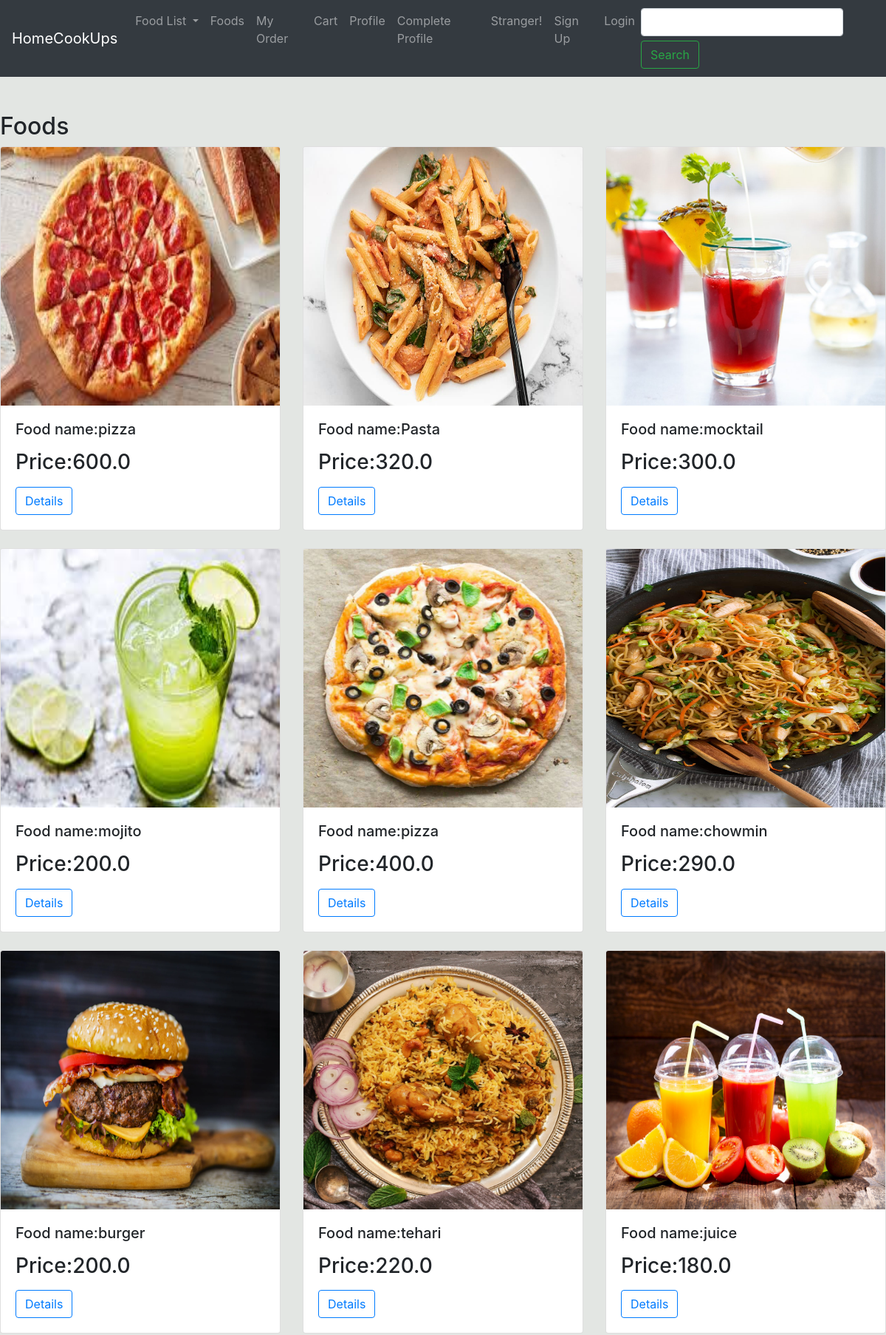
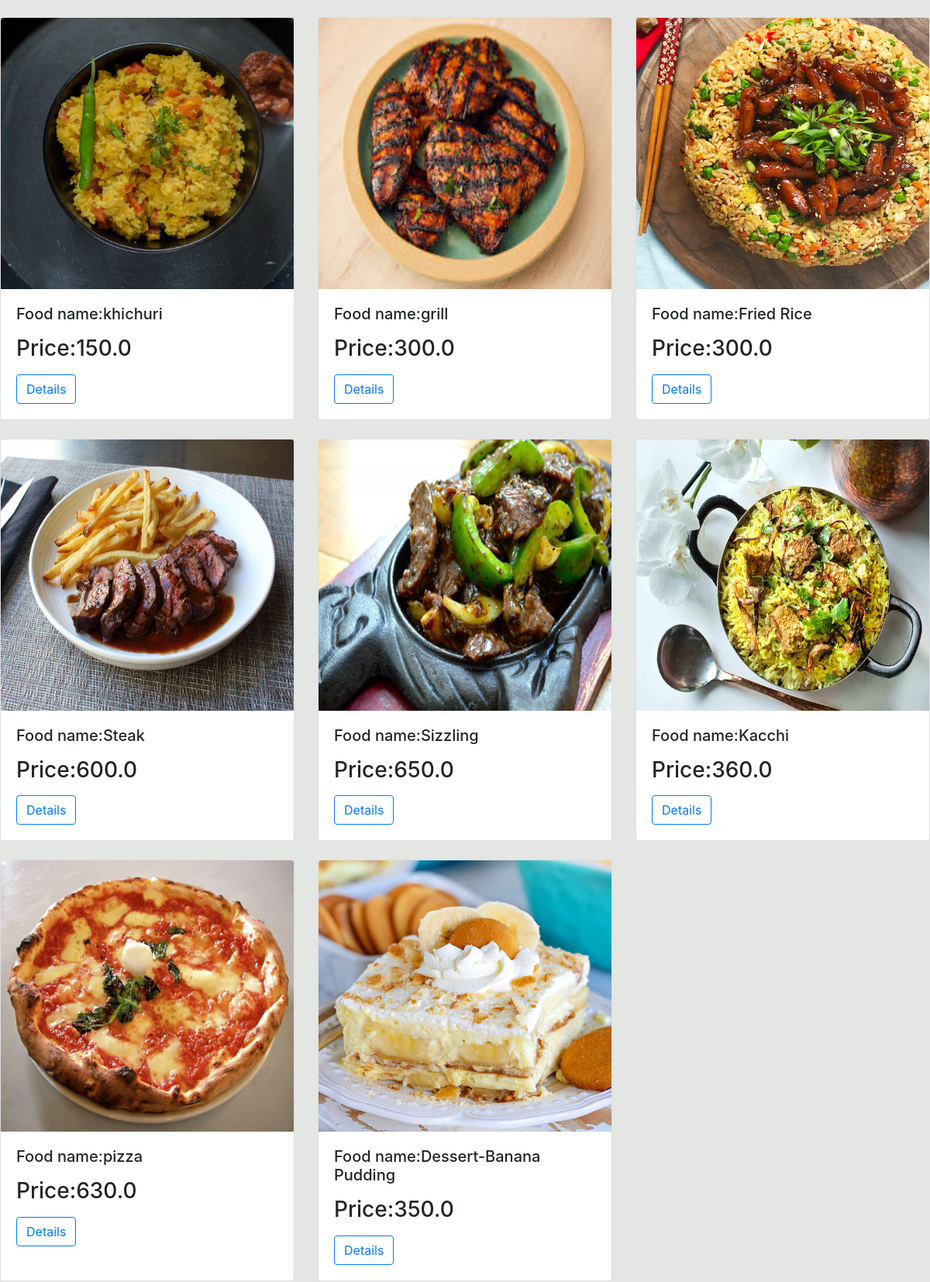
Page /Food/ (upper part) on the committed database (2 pictures, top to bottom).
### FoodManagement/models.py (models this page shows, shortened)
class Food(models.Model):
    Food_Name = models.CharField(max_length=200)
    Food_Price = models.FloatField(max_length=200)
    Food_Category = models.CharField(max_length=50)
    Food_Image = models.ImageField(upload_to='Foods/images/',blank=True, default="images/default.jpg")
    merchant = models.ForeignKey(Merchant,on_delete=models.SET_NULL,null=True)
    user = models.ForeignKey(User, on_delete=models.SET_NULL, null=True, blank=True)
    reviews = models.ManyToManyField(Review)

### FoodManagement/views.py (the view)
# urls.py: path('Food/', food_views.showFoods, name='Food'),
def showFoods(request):
    foodList = Food.objects.all()
    if request.method == 'POST':
        foodList  = Food.objects.filter(Food_Name__icontains = request.POST['search'])
        Food_Category = Food.objects.filter(Food_Category__icontains=request.POST['search'])
        foodList = foodList | Food_Category
    context = {
        'Food': foodList
    }
    return render(request, 'FoodManagement/FoodList.html', context)

### templates/FoodManagement/FoodList.html (shortened to what this page needs)
{% extends 'customer_base.html' %}
{% load static %}
{% block content %}
<br><br>
    <h2>Foods</h2>
    <div class="row row-cols-1 row-cols-md-3">
        {% for f in Food %}
        <div class="col mb-4">
          <div class="card h-100" >
            <img src="{{ f.Food_Image.url }}"class="card-img-top" height="350" width="200" alt="...">
            <div class="card-body">
              <h5 class="card-title">Food name:{{ f.Food_Name }}</h5>
              <p class="card-text">
                  <h3> Price:{{ f.Food_Price }}</h3>
              </p>
                <a href="{{ f.id }}">
                    <button type="button" class="btn btn-outline-primary">Details</button>
                </a>
            </div>
          </div>
        </div>
        {% endfor %}
    </div>
{% endblock content %}

### templates/customer_base.html (style rules this page uses)
body { background-color: #E3E6E3 ; }

### rows in the picture
Food: Food_Image (picture), Food_Name "pizza", Food_Price "600.0"
Food: Food_Image (picture), Food_Name "Pasta", Food_Price "320.0"
Food: Food_Image (picture), Food_Name "mocktail", Food_Price "300.0"
Food: Food_Image (picture), Food_Name "mojito", Food_Price "200.0"
Food: Food_Image (picture), Food_Name "pizza", Food_Price "400.0"
Food: Food_Image (picture), Food_Name "chowmin", Food_Price "290.0"
Food: Food_Image (picture), Food_Name "burger", Food_Price "200.0"
Food: Food_Image (picture), Food_Name "tehari", Food_Price "220.0"
Food: Food_Image (picture), Food_Name "juice", Food_Price "180.0"
Food: Food_Image (picture), Food_Name "khichuri", Food_Price "150.0"
Food: Food_Image (picture), Food_Name "grill", Food_Price "300.0"
Food: Food_Image (picture), Food_Name "Fried Rice", Food_Price "300.0"
Food: Food_Image (picture), Food_Name "Steak", Food_Price "600.0"
Food: Food_Image (picture), Food_Name "Sizzling", Food_Price "650.0"
Food: Food_Image (picture), Food_Name "Kacchi", Food_Price "360.0"
Food: Food_Image (picture), Food_Name "pizza", Food_Price "630.0"
Food: Food_Image (picture), Food_Name "Dessert-Banana Pudding", Food_Price "350.0"
